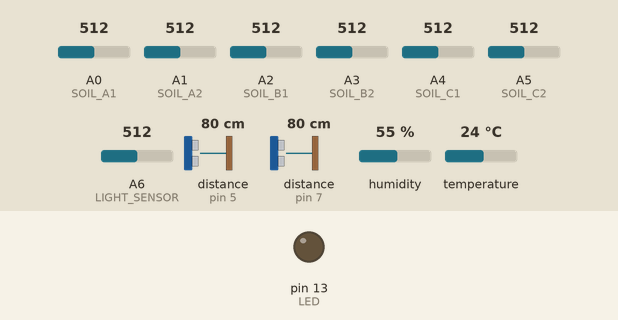
The program below on a simulated Arduino Nano, built with avr-gcc and run on an emulated ATmega328P. Parts: output pins drawn as LEDs (lit = HIGH). Wiring (inferred from the names in the program): 2 × ultrasonic range finder: trigger pin 4, echo pin 5 / trigger pin 6, echo pin 7. The inputs (shaded band) are chosen by the test bench; at power-on: A0 (SOIL_A1) = 512, A1 (SOIL_A2) = 512, A2 (SOIL_B1) = 512, A3 (SOIL_B2) = 512, A4 (SOIL_C1) = 512, A5 (SOIL_C2) = 512, A6 (LIGHT_SENSOR) = 512, distance to the obstacle (sensors on pin 5, pin 7) 80 cm, humidity 55 %, temperature 24 °C. The echo pulse lasts 58.3 µs per cm; pins used as bus, display or sensor lines are not drawn; what the program prints to the serial monitor is not drawn.

Above: at 1.5 s.
Timing chart, 0 to 6.9 s (numbered marks = the images above):
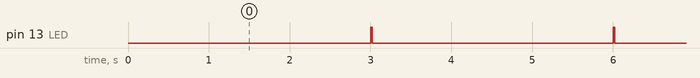

Measured:
- by itself, pin 13 (LED): alternates HIGH for 0.02 s and LOW for 3.0 s

The program:

main.cpp
```cpp
/*
=========================================
ARDUINO NANO SENSOR HUB
Smart Irrigation Thesis Project
Author: Rara Maurice
=========================================
Sends sensor data to ESP32 Master via UART
Baud Rate: 115200
=========================================
*/

#include <DHT.h>

#define DHTPIN 11
#define DHTTYPE DHT22

DHT dht(DHTPIN, DHTTYPE);

// Soil Sensors
#define SOIL_A1 A0
#define SOIL_A2 A1
#define SOIL_B1 A2
#define SOIL_B2 A3
#define SOIL_C1 A4
#define SOIL_C2 A5

// Light Sensor
#define LIGHT_SENSOR A6

// Ultrasonic Reservoir
#define RES_TRIG 4
#define RES_ECHO 5

// Ultrasonic Mixing Tank
#define MIX_TRIG 6
#define MIX_ECHO 7

// Flow sensor (optional)
#define FLOW_PIN 2

// Status LED
#define LED 13

// Calibration values for capacitive sensors
#define AIR_VALUE 520
#define WATER_VALUE 260

unsigned long lastSend = 0;
unsigned long interval = 3000;

float reservoirHeight = 30.0;   // cm tank height
float mixingHeight = 25.0;

void setup()
{
  Serial.begin(115200);

  pinMode(RES_TRIG, OUTPUT);
  pinMode(RES_ECHO, INPUT);

  pinMode(MIX_TRIG, OUTPUT);
  pinMode(MIX_ECHO, INPUT);

  pinMode(LED, OUTPUT);

  dht.begin();
}

float readUltrasonic(int trigPin, int echoPin)
{
  digitalWrite(trigPin, LOW);
  delayMicroseconds(5);

  digitalWrite(trigPin, HIGH);
  delayMicroseconds(10);
  digitalWrite(trigPin, LOW);

  long duration = pulseIn(echoPin, HIGH);

  float distance = duration * 0.034 / 2;

  return distance;
}

int soilPercent(int raw)
{
  int percent = map(raw, AIR_VALUE, WATER_VALUE, 0, 100);

  if (percent > 100) percent = 100;
  if (percent < 0) percent = 0;

  return percent;
}

void loop()
{
  if (millis() - lastSend > interval)
  {
    lastSend = millis();

    digitalWrite(LED, HIGH);

    // ===== DHT22 =====
    float temperature = dht.readTemperature();
    float humidity = dht.readHumidity();

    // ===== Soil Sensors =====
    int soilA = (soilPercent(analogRead(SOIL_A1)) +
                 soilPercent(analogRead(SOIL_A2))) / 2;

    int soilB = (soilPercent(analogRead(SOIL_B1)) +
                 soilPercent(analogRead(SOIL_B2))) / 2;

    int soilC = (soilPercent(analogRead(SOIL_C1)) +
                 soilPercent(analogRead(SOIL_C2))) / 2;

    // ===== Light Sensor =====
    int lightRaw = analogRead(LIGHT_SENSOR);
    int lightPercent = map(lightRaw, 0, 1023, 0, 100);

    // ===== Tank Levels =====
    float resDistance = readUltrasonic(RES_TRIG, RES_ECHO);
    float mixDistance = readUltrasonic(MIX_TRIG, MIX_ECHO);

    float reservoirLevel = 100 - ((resDistance / reservoirHeight) * 100);
    float mixingLevel = 100 - ((mixDistance / mixingHeight) * 100);

    if (reservoirLevel > 100) reservoirLevel = 100;
    if (reservoirLevel < 0) reservoirLevel = 0;

    if (mixingLevel > 100) mixingLevel = 100;
    if (mixingLevel < 0) mixingLevel = 0;

    // ===== SEND DATA =====

    Serial.print("ENV,");
    Serial.print(temperature);
    Serial.print(",");
    Serial.println(humidity);

    Serial.print("SOIL,");
    Serial.print(soilA);
    Serial.print(",");
    Serial.print(soilB);
    Serial.print(",");
    Serial.println(soilC);

    Serial.print("LIGHT,");
    Serial.println(lightPercent);

    Serial.print("TANK,");
    Serial.print(reservoirLevel);
    Serial.print(",");
    Serial.println(mixingLevel);

    digitalWrite(LED, LOW);
  }
}
```
